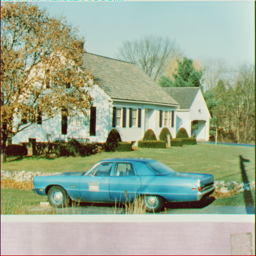
%> input picture My_Compression-Encryption_algorithm/原始、加密、解密图片/汽车/house.tiff, 256 x 256 px
$ octave var_analysis.m   (GNU Octave 9; MATLAB toolbox functions it lacks are replaced by stand-ins)
%> lines starting %> are read from the running program, lines starting %| are printed output that depends on the picture
%% 直方图方差分析
%   @author:董昊
%   @date:2020.04.17
%-------------------------------------------------------------------------------------------------------%
clear;clc;
% [5 lines of commented-out code are left out]
I=imread('../原始、加密、解密图片/汽车/house.tiff','tiff');         %读取图像信息
%> I is the input picture: size 256x256x3 uint8; mean R, G, B 155.4, 168.2, 142.2

figure;imshow(I);title('原始图片');
load('Mask.mat');

I1=I(:,:,1);        %R
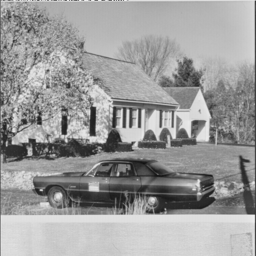
%> I1: size 256x256 uint8; min 17, max 245, mean 155.4
I2=I(:,:,2);        %G
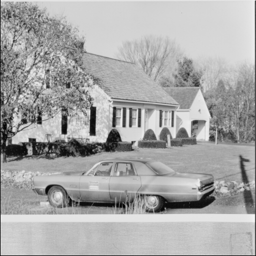
%> I2: size 256x256 uint8; min 0, max 244, mean 168.2
I3=I(:,:,3);        %B
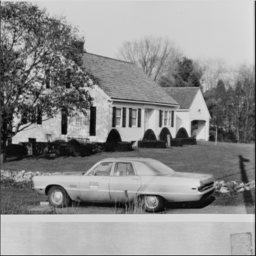
%> I3: size 256x256 uint8; min 4, max 225, mean 142.2

KEY=zeros(1,15);
[M,N]=size(I1);                      %将图像的行列赋值给M,N
%> M = 256; N = 256
t=4;    %分块大小,密钥1

%% 1.补零
%将图像的行列数都补成可以被t整除的数，t为分块的大小。
M1=mod(M,t);    %可作为固定密钥，以便解码时可以去除补上的0，密钥2
%> M1 = 0
N1=mod(N,t);    %可作为固定密钥，以便解码时可以去除补上的0，密钥3
%> N1 = 0
                %比如M=5，则M1为1，进行下面补零操作
if M1~=0
    I1(M+1:M+t-M1,:)=0;
    I2(M+1:M+t-M1,:)=0;
    I3(M+1:M+t-M1,:)=0;
end
if N1~=0
    I1(:,N+1:N+t-N1)=0;
    I2(:,N+1:N+t-N1)=0;
    I3(:,N+1:N+t-N1)=0;
end
[M,N]=size(I1);  %补零后的行数和列数
SUM=M*N;
%> SUM = 65536

%% 统计加密前R、G、B三个通道的直方图各个灰度值出现频率
Before_Gray_value_frequency_R = zeros(1,256);
Before_Gray_value_frequency_R(:,1) = length(find(I1 == 0));
for a = 1:255
    Before_Gray_value_frequency_R(:,a+1) = length(find(I1 == a));
end
%> after the loop, Before_Gray_value_frequency_R = 256 values, max 864 at index 183, min 0 at index 1, mean 256

Before_Gray_value_frequency_G = zeros(1,256);
Before_Gray_value_frequency_G(:,1) = length(find(I2 == 0));
for b = 1:255
    Before_Gray_value_frequency_G(:,b+1) = length(find(I2 == b));
end
%> after the loop, Before_Gray_value_frequency_G = 256 values, max 2118 at index 211, min 0 at index 242, mean 256

Before_Gray_value_frequency_B = zeros(1,256);
Before_Gray_value_frequency_B(:,1) = length(find(I3 == 0));
for c = 1:255
    Before_Gray_value_frequency_B(:,c+1) = length(find(I3 == c));
end
%> after the loop, Before_Gray_value_frequency_B = 256 values, max 1649 at index 207, min 0 at index 1, mean 256

%% 计算加密前直方图方差
Before_var_R = 0;
Before_var_G = 0;
Before_var_B = 0;
for m=1:256
    for n=1:256
        Before_var_R=Before_var_R+(Before_Gray_value_frequency_R(:,m)-Before_Gray_value_frequency_R(:,n))^2;       %R通道MSE
        Before_var_G=Before_var_G+(Before_Gray_value_frequency_G(:,m)-Before_Gray_value_frequency_G(:,n))^2;       %G通道MSE
        Before_var_B=Before_var_B+(Before_Gray_value_frequency_B(:,m)-Before_Gray_value_frequency_B(:,n))^2;       %B通道MSE
    end
end
%> after the loop, Before_var_B = 8209224704; Before_var_G = 10795265024; Before_var_R = 6408903680

Before_var_R=Before_var_R/SUM;
%> Before_var_R = 97792.1
Before_var_G=Before_var_G/SUM;
%> Before_var_G = 164722.7
Before_var_B=Before_var_B/SUM;
%> Before_var_B = 125262.8

%% 2.产生Logistic混沌序列
u=3.9999;     %Logistic参数μ，自定为3.9999，作为密钥4
x0=(sum(I1(:))+sum(I2(:)))/(255*SUM*2);     %计算得出Logistic初值x0，作为密钥5，这里是根据原始RGB彩色空间图像进行算的密钥，只跟明文相关
%> x0 = 0.635
% x0=floor(x0*10^10)/10^10;     %保留10位小数
%> (the run ends here)
